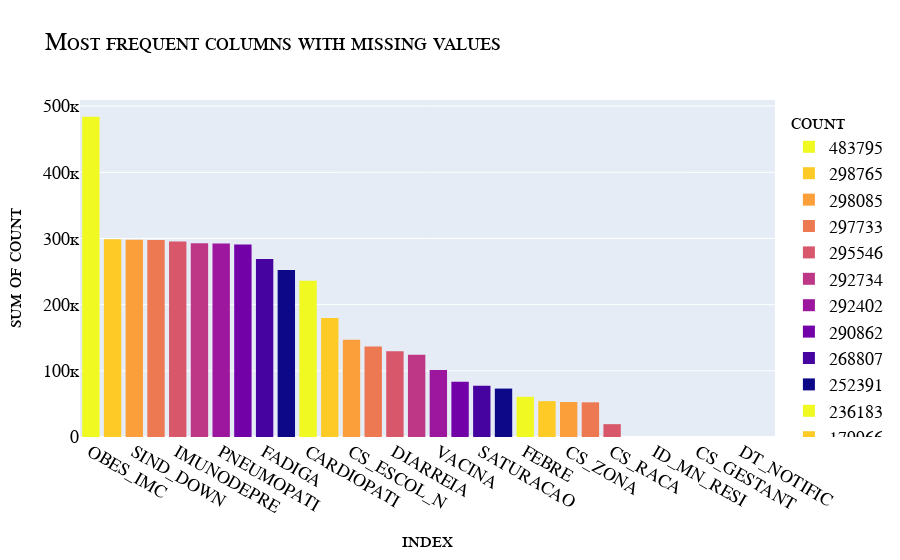

Write notebook code for a chart like this one.
### Markdown cell above
### Now we can try to treat this dataset
- Let us start by checking what columns have more missing values
- Then we can drop rows with more that 90% of the data NaN

### Code cell
px.histogram(df.isna().sum().reset_index(name='count').sort_values(by='count', ascending=False),
            x='index', y='count', color='count', color_discrete_sequence= px.colors.sequential.Plasma_r,
             title="Most frequent columns with missing values").update_layout(font = my_font)

### Figure 1 — Plotly figure (JSON) as saved in the notebook; plotly's stock layout.template omitted (floating-point values rounded to 4 significant figures)
{"data": [{"bingroup": "x", "histfunc": "sum", "hovertemplate": "count=483795<br>index=%{x}<br>sum of count=%{y}<extra></extra>", "legendgroup": "483795", "marker": {"color": "#f0f921", "pattern": {"shape": ""}}, "name": "483795", "orientation": "v", "showlegend": true, "type": "histogram", "x": ["OBES_IMC"], "xaxis": "x", "y": [483795], "yaxis": "y"}, {"bingroup": "x", "histfunc": "sum", "hovertemplate": "count=298765<br>index=%{x}<br>sum of count=%{y}<extra></extra>", "legendgroup": "298765", "marker": {"color": "#fdca26", "pattern": {"shape": ""}}, "name": "298765", "orientation": "v", "showlegend": true, "type": "histogram", "x": ["PUERPERA"], "xaxis": "x", "y": [298765], "yaxis": "y"}, {"bingroup": "x", "histfunc": "sum", "hovertemplate": "count=298085<br>index=%{x}<br>sum of count=%{y}<extra></extra>", "legendgroup": "298085", "marker": {"color": "#fb9f3a", "pattern": {"shape": ""}}, "name": "298085", "orientation": "v", "showlegend": true, "type": "histogram", "x": ["SIND_DOWN"], "xaxis": "x", "y": [298085], "yaxis": "y"}, {"bingroup": "x", "histfunc": "sum", "hovertemplate": "count=297733<br>index=%{x}<br>sum of count=%{y}<extra></extra>", "legendgroup": "297733", "marker": {"color": "#ed7953", "pattern": {"shape": ""}}, "name": "297733", "orientation": "v", "showlegend": true, "type": "histogram", "x": ["HEPATICA"], "xaxis": "x", "y": [297733], "yaxis": "y"}, {"bingroup": "x", "histfunc": "sum", "hovertemplate": "count=295546<br>index=%{x}<br>sum of count=%{y}<extra></extra>", "legendgroup": "295546", "marker": {"color": "#d8576b", "pattern": {"shape": ""}}, "name": "295546", "orientation": "v", "showlegend": true, "type": "histogram", "x": ["IMUNODEPRE"], "xaxis": "x", "y": [295546], "yaxis": "y"}, {"bingroup": "x", "histfunc": "sum", "hovertemplate": "count=292734<br>index=%{x}<br>sum of count=%{y}<extra></extra>", "legendgroup": "292734", "marker": {"color": "#bd3786", "pattern": {"shape": ""}}, "name": "292734", "orientation": "v", "showlegend": true, "type": "histogram", "x": ["RENAL"], "xaxis": "x", "y": [292734], "yaxis": "y"}, {"bingroup": "x", "histfunc": "sum", "hovertemplate": "count=292402<br>index=%{x}<br>sum of count=%{y}<extra></extra>", "legendgroup": "292402", "marker": {"color": "#9c179e", "pattern": {"shape": ""}}, "name": "292402", "orientation": "v", "showlegend": true, "type": "histogram", "x": ["PNEUMOPATI"], "xaxis": "x", "y": [292402], "yaxis": "y"}, {"bingroup": "x", "histfunc": "sum", "hovertemplate": "count=290862<br>index=%{x}<br>sum of count=%{y}<extra></extra>", "legendgroup": "290862", "marker": {"color": "#7201a8", "pattern": {"shape": ""}}, "name": "290862", "orientation": "v", "showlegend": true, "type": "histogram", "x": ["OBESIDADE"], "xaxis": "x", "y": [290862], "yaxis": "y"}, {"bingroup": "x", "histfunc": "sum", "hovertemplate": "count=268807<br>index=%{x}<br>sum of count=%{y}<extra></extra>", "legendgroup": "268807", "marker": {"color": "#46039f", "pattern": {"shape": ""}}, "name": "268807", "orientation": "v", "showlegend": true, "type": "histogram", "x": ["FADIGA"], "xaxis": "x", "y": [268807], "yaxis": "y"}, {"bingroup": "x", "histfunc": "sum", "hovertemplate": "count=252391<br>index=%{x}<br>sum of count=%{y}<extra></extra>", "legendgroup": "252391", "marker": {"color": "#0d0887", "pattern": {"shape": ""}}, "name": "252391", "orientation": "v", "showlegend": true, "type": "histogram", "x": ["DIABETES"], "xaxis": "x", "y": [252391], "yaxis": "y"}, {"bingroup": "x", "histfunc": "sum", "hovertemplate": "count=236183<br>index=%{x}<br>sum of count=%{y}<extra></extra>", "legendgroup": "236183", "marker": {"color": "#f0f921", "pattern": {"shape": ""}}, "name": "236183", "orientation": "v", "showlegend": true, "type": "histogram", "x": ["CARDIOPATI"], "xaxis": "x", "y": [236183], "yaxis": "y"}, {"bingroup": "x", "histfunc": "sum", "hovertemplate": "count=179966<br>index=%{x}<br>sum of count=%{y}<extra></extra>", "legendgroup": "179966", "marker": {"color": "#fdca26", "pattern": {"shape": ""}}, "name": "179966", "orientation": "v", "showlegend": true, "type": "histogram", "x": ["FATOR_RISC"], "xaxis": "x", "y": [179966], "yaxis": "y"}, {"bingroup": "x", "histfunc": "sum", "hovertemplate": "count=146901<br>index=%{x}<br>sum of count=%{y}<extra></extra>", "legendgroup": "146901", "marker": {"color": "#fb9f3a", "pattern": {"shape": ""}}, "name": "146901", "orientation": "v", "showlegend": true, "type": "histogram", "x": ["CS_ESCOL_N"], "xaxis": "x", "y": [146901], "yaxis": "y"}, {"bingroup": "x", "histfunc": "sum", "hovertemplate": "count=136659<br>index=%{x}<br>sum of count=%{y}<extra></extra>", "legendgroup": "136659", "marker": {"color": "#ed7953", "pattern": {"shape": ""}}, "name": "136659", "orientation": "v", "showlegend": true, "type": "histogram", "x": ["VOMITO"], "xaxis": "x", "y": [136659], "yaxis": "y"}, {"bingroup": "x", "histfunc": "sum", "hovertemplate": "count=129733<br>index=%{x}<br>sum of count=%{y}<extra></extra>", "legendgroup": "129733", "marker": {"color": "#d8576b", "pattern": {"shape": ""}}, "name": "129733", "orientation": "v", "showlegend": true, "type": "histogram", "x": ["DIARREIA"], "xaxis": "x", "y": [129733], "yaxis": "y"}, {"bingroup": "x", "histfunc": "sum", "hovertemplate": "count=124438<br>index=%{x}<br>sum of count=%{y}<extra></extra>", "legendgroup": "124438", "marker": {"color": "#bd3786", "pattern": {"shape": ""}}, "name": "124438", "orientation": "v", "showlegend": true, "type": "histogram", "x": ["GARGANTA"], "xaxis": "x", "y": [124438], "yaxis": "y"}, {"bingroup": "x", "histfunc": "sum", "hovertemplate": "count=101083<br>index=%{x}<br>sum of count=%{y}<extra></extra>", "legendgroup": "101083", "marker": {"color": "#9c179e", "pattern": {"shape": ""}}, "name": "101083", "orientation": "v", "showlegend": true, "type": "histogram", "x": ["VACINA"], "xaxis": "x", "y": [101083], "yaxis": "y"}, {"bingroup": "x", "histfunc": "sum", "hovertemplate": "count=83604<br>index=%{x}<br>sum of count=%{y}<extra></extra>", "legendgroup": "83604", "marker": {"color": "#7201a8", "pattern": {"shape": ""}}, "name": "83604", "orientation": "v", "showlegend": true, "type": "histogram", "x": ["DESC_RESP"], "xaxis": "x", "y": [83604], "yaxis": "y"}, {"bingroup": "x", "histfunc": "sum", "hovertemplate": "count=77360<br>index=%{x}<br>sum of count=%{y}<extra></extra>", "legendgroup": "77360", "marker": {"color": "#46039f", "pattern": {"shape": ""}}, "name": "77360", "orientation": "v", "showlegend": true, "type": "histogram", "x": ["SATURACAO"], "xaxis": "x", "y": [77360], "yaxis": "y"}, {"bingroup": "x", "histfunc": "sum", "hovertemplate": "count=73185<br>index=%{x}<br>sum of count=%{y}<extra></extra>", "legendgroup": "73185", "marker": {"color": "#0d0887", "pattern": {"shape": ""}}, "name": "73185", "orientation": "v", "showlegend": true, "type": "histogram", "x": ["CO_RG_RESI"], "xaxis": "x", "y": [73185], "yaxis": "y"}, {"bingroup": "x", "histfunc": "sum", "hovertemplate": "count=60770<br>index=%{x}<br>sum of count=%{y}<extra></extra>", "legendgroup": "60770", "marker": {"color": "#f0f921", "pattern": {"shape": ""}}, "name": "60770", "orientation": "v", "showlegend": true, "type": "histogram", "x": ["FEBRE"], "xaxis": "x", "y": [60770], "yaxis": "y"}, {"bingroup": "x", "histfunc": "sum", "hovertemplate": "count=54168<br>index=%{x}<br>sum of count=%{y}<extra></extra>", "legendgroup": "54168", "marker": {"color": "#fdca26", "pattern": {"shape": ""}}, "name": "54168", "orientation": "v", "showlegend": true, "type": "histogram", "x": ["DISPNEIA"], "xaxis": "x", "y": [54168], "yaxis": "y"}, {"bingroup": "x", "histfunc": "sum", "hovertemplate": "count=52838<br>index=%{x}<br>sum of count=%{y}<extra></extra>", "legendgroup": "52838", "marker": {"color": "#fb9f3a", "pattern": {"shape": ""}}, "name": "52838", "orientation": "v", "showlegend": true, "type": "histogram", "x": ["CS_ZONA"], "xaxis": "x", "y": [52838], "yaxis": "y"}, {"bingroup": "x", "histfunc": "sum", "hovertemplate": "count=52380<br>index=%{x}<br>sum of count=%{y}<extra></extra>", "legendgroup": "52380", "marker": {"color": "#ed7953", "pattern": {"shape": ""}}, "name": "52380", "orientation": "v", "showlegend": true, "type": "histogram", "x": ["TOSSE"], "xaxis": "x", "y": [52380], "yaxis": "y"}, {"bingroup": "x", "histfunc": "sum", "hovertemplate": "count=19384<br>index=%{x}<br>sum of count=%{y}<extra></extra>", "legendgroup": "19384", "marker": {"color": "#d8576b", "pattern": {"shape": ""}}, "name": "19384", "orientation": "v", "showlegend": true, "type": "histogram", "x": ["CS_RACA"], "xaxis": "x", "y": [19384], "yaxis": "y"}, {"bingroup": "x", "histfunc": "sum", "hovertemplate": "count=44<br>index=%{x}<br>sum of count=%{y}<extra></extra>", "legendgroup": "44", "marker": {"color": "#bd3786", "pattern": {"shape": ""}}, "name": "44", "orientation": "v", "showlegend": true, "type": "histogram", "x": ["SG_UF", "ID_MN_RESI"], "xaxis": "x", "y": [44, 44], "yaxis": "y"}, {"bingroup": "x", "histfunc": "sum", "hovertemplate": "count=0<br>index=%{x}<br>sum of count=%{y}<extra></extra>", "legendgroup": "0", "marker": {"color": "#9c179e", "pattern": {"shape": ""}}, "name": "0", "orientation": "v", "showlegend": true, "type": "histogram", "x": ["NU_IDADE_N", "CS_GESTANT", "CS_SEXO", "DT_NOTIFIC", "EVOLUCAO"], "xaxis": "x", "y": [0, 0, 0, 0, 0], "yaxis": "y"}], "layout": {"barmode": "relative", "font": {"color": "Black", "family": "Courier New, monospace", "size": 18, "variant": "small-caps"}, "legend": {"title": {"text": "count"}, "tracegroupgap": 0}, "title": {"text": "Most frequent columns with missing values"}, "xaxis": {"anchor": "y", "domain": [0, 1], "title": {"text": "index"}}, "yaxis": {"anchor": "x", "categoryarray": [0, 44, 19384, 52380, 52838, 54168, 60770, 73185, 77360, 83604, 101083, 124438, 129733, 136659, 146901, 179966, 236183, 252391, 268807, 290862, 292402, 292734, 295546, 297733, 298085, 298765, 483795], "categoryorder": "array", "domain": [0, 1], "title": {"text": "sum of count"}}}}
